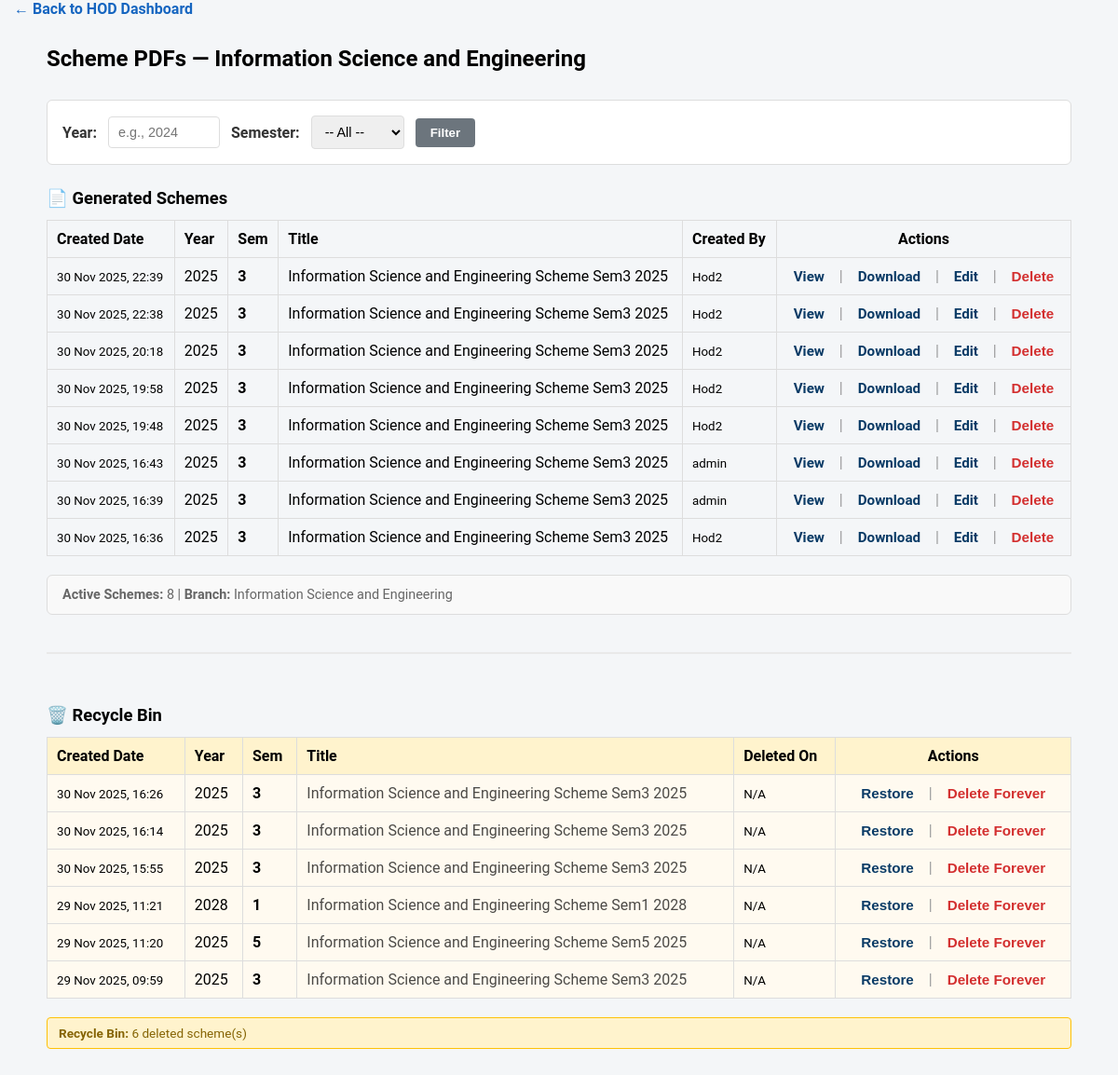
The page /hod/manage-schemes/10/ (signed in) on the database as committed earlier.
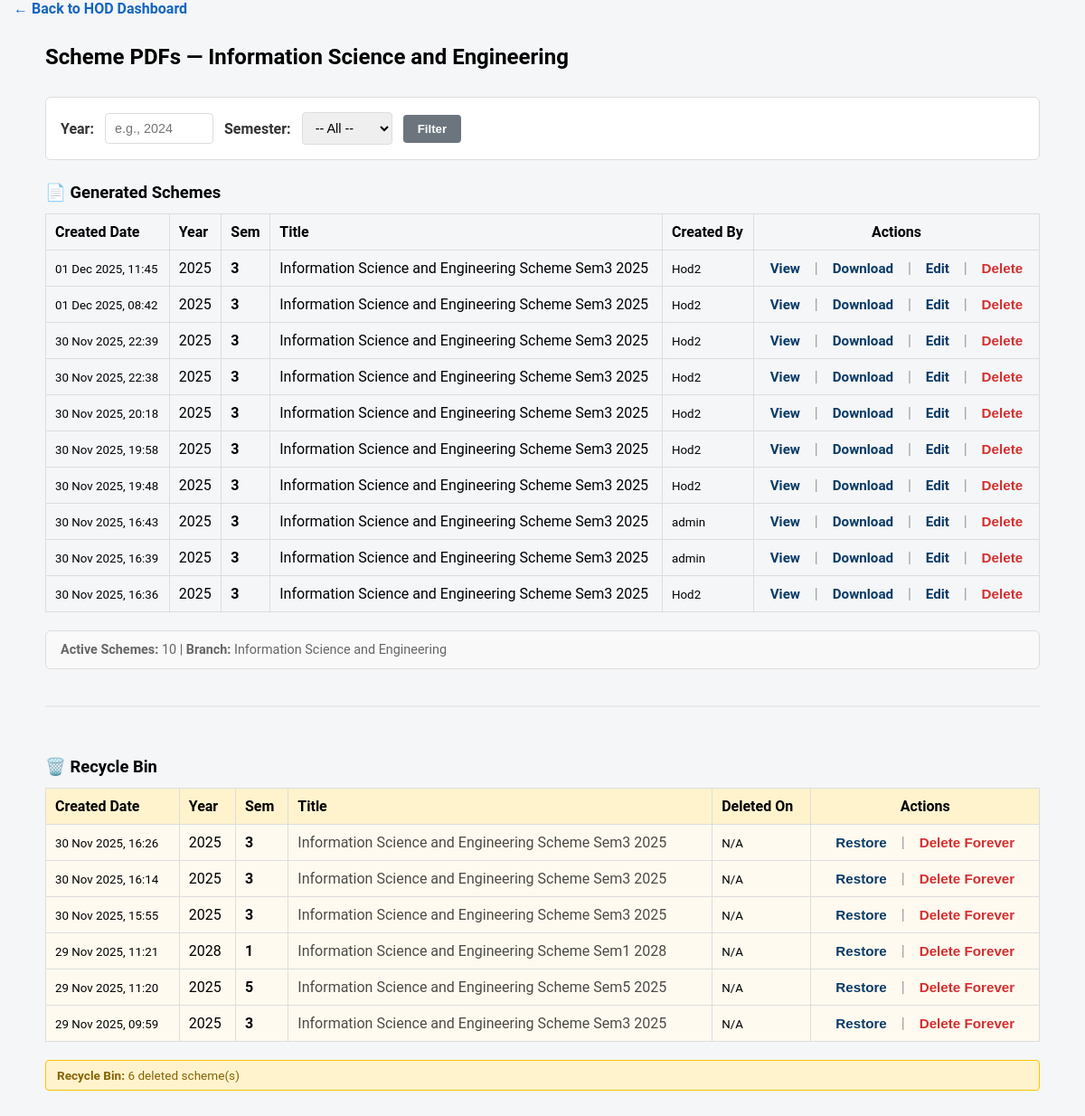
The same page on the database as committed later.
### hod/models.py (models this page shows, shortened)
class SchemeDocument(models.Model):
    branch = models.ForeignKey('academics.Branch', on_delete=models.SET_NULL, null=True, blank=True)
    branch_name = models.CharField(max_length=255, blank=True)
    year = models.IntegerField()
    semester = models.IntegerField()
    title = models.CharField(max_length=255, default='Scheme PDF')
    created_by = models.ForeignKey(settings.AUTH_USER_MODEL, on_delete=models.SET_NULL, null=True, blank=True)
    pdf_file = models.FileField(upload_to='hod/schemes/%Y/%m/%d/', null=True, blank=True)
    created_at = models.DateTimeField(auto_now_add=True)
    updated_at = models.DateTimeField(auto_now=True)
    is_deleted = models.BooleanField(default=False)
    deleted_at = models.DateTimeField(null=True, blank=True)
    class Meta:
        ordering = ['-created_at']
        unique_together = ('branch', 'year', 'semester', 'created_at')

### users/models.py (models this page shows, shortened)
class CustomUser(AbstractBaseUser, PermissionsMixin):
    email = models.EmailField(unique=True)
    username = models.CharField(max_length=30, unique=True, null=True, blank=True)
    first_name = models.CharField(max_length=100, blank=True)
    last_name = models.CharField(max_length=100, blank=True)
    is_active = models.BooleanField(default=True)
    is_staff = models.BooleanField(default=False)
    ROLE_CHOICES = [
        ('hod', 'HOD'),
        ('dean', 'Dean'),
        ('faculty', 'Faculty'),
    ]
    role = models.CharField(max_length=20, choices=ROLE_CHOICES, blank=True, null=True)
    objects = CustomUserManager()
    USERNAME_FIELD = 'email'
    REQUIRED_FIELDS = []
    def get_full_name(self):
        return f"{self.first_name} {self.last_name}".strip() or (self.username or self.email)

### hod/views.py (the view)
# urls.py: path('manage-schemes/<int:branch_pk>/', views.manage_schemes, name='manage_schemes'),
@login_required
def manage_schemes(request, branch_pk):
    try:
        Branch = apps.get_model('academics', 'Branch')
        branch = get_object_or_404(Branch, pk=branch_pk)
        SchemeDocument = apps.get_model('hod', 'SchemeDocument')
        year = request.GET.get('year', '').strip()
        semester = request.GET.get('semester', '').strip()
        active_schemes = SchemeDocument.objects.filter(
            branch=branch,
            is_deleted=False
        )
        if year:
            try:
                active_schemes = active_schemes.filter(year=int(year))
            except ValueError:
                pass
        if semester:
            try:
                active_schemes = active_schemes.filter(semester=int(semester))
            except ValueError:
                pass
        active_schemes = active_schemes.order_by('-created_at')
        deleted_schemes = SchemeDocument.objects.filter(
            branch=branch,
            is_deleted=True
        ).order_by('-created_at')
        semesters = [1, 2, 3, 4, 5, 6, 7, 8]
        context = {
            'branch': branch,
            'schemes': active_schemes,
            'active_schemes': active_schemes,
            'deleted_schemes': deleted_schemes,
            'semesters': semesters,
        }
        return render(request, 'hod/manage_schemes.html', context)
    except LookupError as e:
        logger.exception("Model not found: %s", e)
        messages.error(request, "Required models not found.")
        return redirect('hod:dashboard_redirect')
    except Exception as e:
        logger.exception("Error managing schemes: %s", e)
        messages.error(request, f"Failed to load schemes: {e}")
        return redirect('hod:dashboard_redirect')

### hod/templates/hod/manage_schemes.html (shortened to what the changed rows need)
{% extends "base.html" %}
{% block content %}
<div class="container" style="max-width:1100px;margin:30px auto;">
  <div style="display: flex; justify-content: space-between; align-items: center; margin-bottom: 30px;">
    <h2 style="margin: 0;">Scheme PDFs — <strong>{{ branch.name }}</strong></h2>
  </div>
  <div class="filter-card">
    <form method="get">
    </form>
  </div>
  <h3 class="section-title">📄 Generated Schemes</h3>
  {% if schemes %}
    <table style="width:100%;border-collapse:collapse;margin-bottom:20px;">
      <thead>
        <tr style="background:#f4f6f8;">
          <th style="border:1px solid #ddd;padding:10px;text-align:left;">Created Date</th>
          <th style="border:1px solid #ddd;padding:10px;text-align:left;">Year</th>
          <th style="border:1px solid #ddd;padding:10px;text-align:left;">Sem</th>
          <th style="border:1px solid #ddd;padding:10px;text-align:left;">Title</th>
          <th style="border:1px solid #ddd;padding:10px;text-align:left;">Created By</th>
          <th style="border:1px solid #ddd;padding:10px;text-align:center;">Actions</th>
        </tr>
      </thead>
      <tbody>
        {% for s in schemes %}
        <tr>
          <td style="border:1px solid #ddd;padding:10px;">
            <small>{{ s.created_at|date:"d M Y, H:i" }}</small>
          </td>
          <td style="border:1px solid #ddd;padding:10px;">{{ s.year }}</td>
          <td style="border:1px solid #ddd;padding:10px;"><strong>{{ s.semester }}</strong></td>
          <td style="border:1px solid #ddd;padding:10px;">
            <span class="text-clip" title="{{ s.title }}">{{ s.title }}</span>
          </td>
          <td style="border:1px solid #ddd;padding:10px;">
            <small>{{ s.created_by.get_full_name|default:s.created_by.username }}</small>
          </td>
          <td style="border:1px solid #ddd;padding:10px;text-align:center;">
            <a class="link-action" href="{% url 'hod:view_scheme' s.pk %}" title="View PDF in browser" target="_blank">
               View
            </a>
            <span class="separator">|</span>
            <a class="link-action" href="{% url 'hod:download_scheme' s.pk %}" title="Download PDF file">
               Download
            </a>
            <span class="separator">|</span>
            <a class="link-action" href="{% url 'hod:edit_scheme' s.pk %}" title="Edit this scheme">
               Edit
            </a>
            <span class="separator">|</span>
            <form method="post" action="{% url 'hod:trash_scheme' s.pk %}" style="display:inline;">
              <button type="submit" class="link-action-danger" onclick="return confirm('Move to recycle bin?');">
                 Delete
              </button>
            </form>
          </td>
        </tr>
        {% endfor %}
      </tbody>
    </table>
  {% endif %}
  <div style="margin-top:20px;padding:12px 16px;background:#f9f9f9;border:1px solid #ddd;border-radius:6px;font-size:0.9rem;color:#666;">
    <strong>Active Schemes:</strong> {{ schemes|length }} |
    <strong>Branch:</strong> {{ branch.name }}
  </div>
  {% if deleted_schemes %}
  <div class="recycle-bin-section">
    <h3 class="section-title">🗑️ Recycle Bin</h3>
    <table style="width:100%;border-collapse:collapse;margin-bottom:20px;">
      <thead>
        <tr style="background:#fff3cd;">
          <th style="border:1px solid #ddd;padding:10px;text-align:left;">Created Date</th>
          <th style="border:1px solid #ddd;padding:10px;text-align:left;">Year</th>
          <th style="border:1px solid #ddd;padding:10px;text-align:left;">Sem</th>
          <th style="border:1px solid #ddd;padding:10px;text-align:left;">Title</th>
          <th style="border:1px solid #ddd;padding:10px;text-align:left;">Deleted On</th>
          <th style="border:1px solid #ddd;padding:10px;text-align:center;">Actions</th>
        </tr>
      </thead>
      <tbody>
        {% for s in deleted_schemes %}
        <tr style="background:#fffaf0;">
          <td style="border:1px solid #ddd;padding:10px;">
            <small>{{ s.created_at|date:"d M Y, H:i" }}</small>
          </td>
          <td style="border:1px solid #ddd;padding:10px;">{{ s.year }}</td>
          <td style="border:1px solid #ddd;padding:10px;"><strong>{{ s.semester }}</strong></td>
          <td style="border:1px solid #ddd;padding:10px;">
            <span class="text-clip" title="{{ s.title }}" style="opacity:0.7;">{{ s.title }}</span>
          </td>
          <td style="border:1px solid #ddd;padding:10px;">
            <small>{{ s.deleted_at|date:"d M Y, H:i"|default:"N/A" }}</small>
          </td>
          <td style="border:1px solid #ddd;padding:10px;text-align:center;">
            <form method="post" action="{% url 'hod:restore_scheme' s.pk %}" style="display:inline;">
              <button type="submit" class="link-action" onclick="return confirm('Restore this scheme?');">
                 Restore
              </button>
            </form>
            <span class="separator">|</span>
            <form method="post" action="{% url 'hod:permanent_delete_scheme' s.pk %}" style="display:inline;">
              <button type="submit" class="link-action-danger" onclick="return confirm('Permanently delete this scheme? This cannot be undone.');">
                 Delete Forever
              </button>
            </form>
          </td>
        </tr>
        {% endfor %}
      </tbody>
    </table>
    <div style="margin-top:10px;padding:8px 12px;background:#fff3cd;border:1px solid #ffc107;border-radius:4px;font-size:0.85rem;color:#856404;">
    </div>
  </div>
  {% endif %}
</div>
{% endblock %}

Rows that differ between the two databases and show on the page:
added SchemeDocument: created_at "01 Dec 2025, 11:45", year "2025", semester "3", title "Information Science and Engineering Scheme Sem3 2025", created_by.get_full_name "Hod2", shown under "📄 Generated Schemes"
added SchemeDocument: created_at "01 Dec 2025, 08:42", year "2025", semester "3", title "Information Science and Engineering Scheme Sem3 2025", created_by.get_full_name "Hod2", shown under "📄 Generated Schemes"
Other text that changed with them:
{{ schemes|length }}: "8" → "10"
